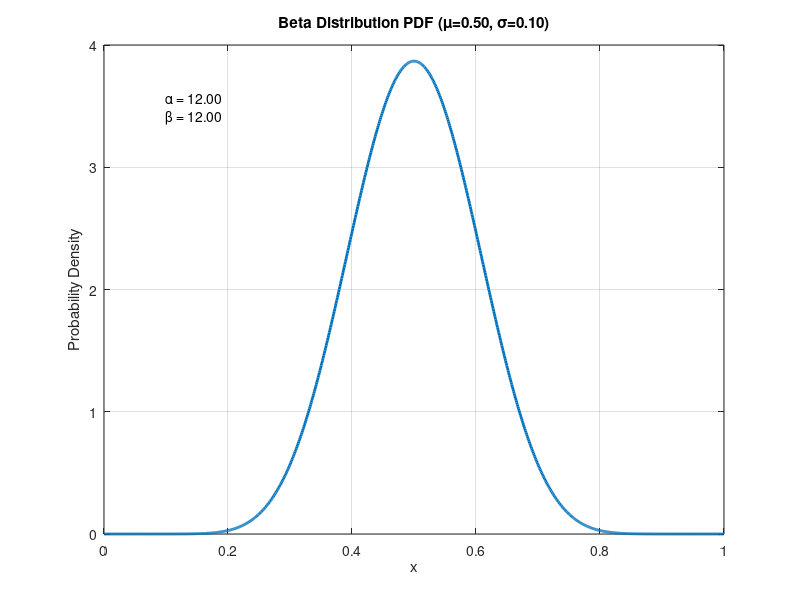

MATLAB code to generate this figure:
clear;
close all;

% Parameters
mu = 0.5;
sigma = 0.1;

% Calculate alpha and beta
v = sigma^2;
alpha = ((1 - mu) / v - 1 / mu) * mu^2;
beta = alpha * (1 / mu - 1);

% Create x values
x = linspace(0, 1, 1000);

% Calculate PDF
pdf_values = betapdf(x, alpha, beta);

% Plot
figure;
plot(x, pdf_values, 'LineWidth', 2);
title(sprintf('Beta Distribution PDF (\\mu=%.2f, \\sigma=%.2f)', mu, sigma));
xlabel('x');
ylabel('Probability Density');
grid on;

% Display parameters
text(0.1, max(pdf_values)*0.9, sprintf('\\alpha = %.2f\n\\beta = %.2f', alpha, beta));
